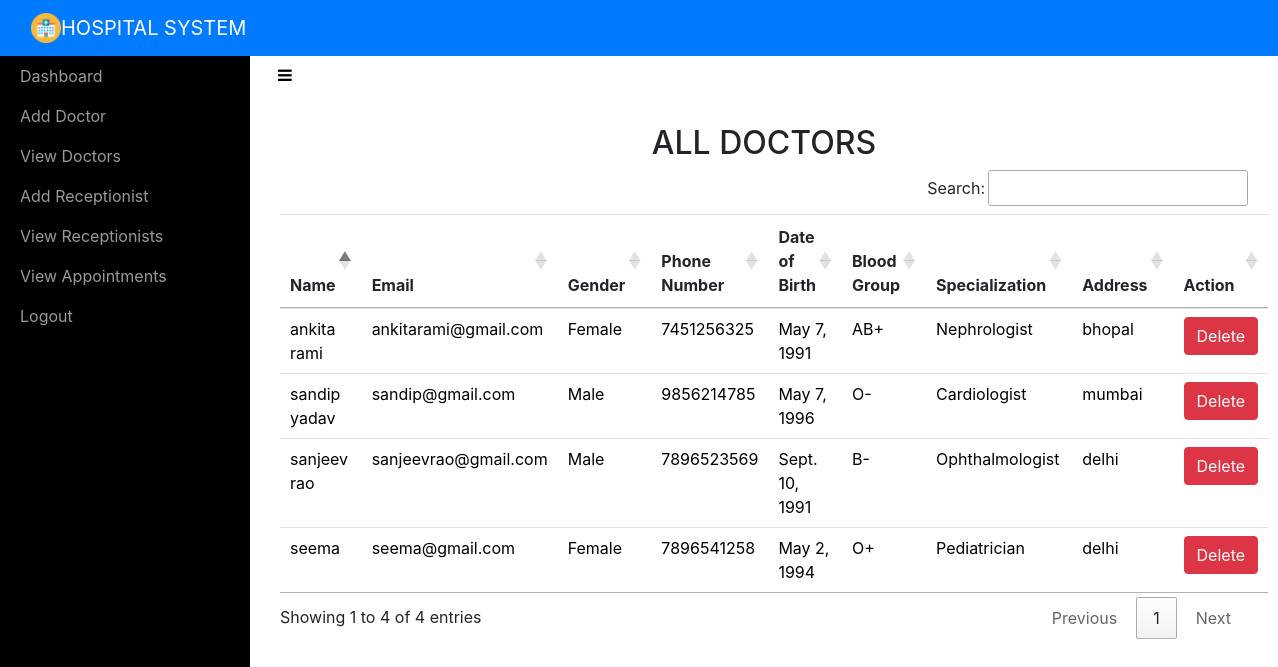
The page /adminviewDoctor/ (signed in) on the database its author committed.
### sitehandler/models.py (models this page shows, shortened)
class Doctor(models.Model):
	name = models.CharField(max_length=50)
	email = models.EmailField(unique=True)
	password = models.CharField(max_length=16)
	gender = models.CharField(max_length=10)
	phonenumber = models.CharField(max_length=10)
	address = models.CharField(max_length=100)
	birthdate = models.DateField()
	bloodgroup = models.CharField(max_length=5)
	specialization = models.CharField(max_length=50)

### sitehandler/views.py (the view)
# urls.py: path('adminviewDoctor/',adminviewDoctor,name='adminviewDoctor'),
def adminviewDoctor(request):
	if not request.user.is_staff:
		return redirect('login_admin')
	doc = Doctor.objects.all()
	d = { 'doc' : doc }
	return render(request,'adminviewDoctors.html',d)

### sitehandler/templates/adminviewDoctors.html (shortened to what this page needs)
<!DOCTYPE html>
<html>
<head>
    {% include 'include.html' %}
    {% load static %}
    <link rel="stylesheet" type="text/css" href="https://cdn.datatables.net/1.10.21/css/jquery.dataTables.min.css">
    <link rel="stylesheet" type="text/css" href="https://cdn.datatables.net/buttons/1.6.2/css/buttons.dataTables.min.css">
</head>
<body>
    {% include 'adminnav.html' %}
    <div id="wrapper">
        {% include 'admin_include.html'%}
        <div class="page-content-wrapper">
            <div class="container-fluid"><a class="btn btn-link" role="button" id="menu-toggle" href="#menu-toggle"><i class="fa fa-bars" style="color: black;"></i></a>
                <h2 class="text-center">ALL DOCTORS</h2>
                <section id="team" class="pb-5">
                    <div class="container">
                       <table class="table" id="example">
                            <thead>
                                <tr>
                                    <th>Name</th>
                                    <th>Email</th>
                                    <th>Gender</th>
                                    <th>Phone Number</th>
                                    <th>Date of Birth</th>
                                    <th>Blood Group</th>
                                    <th>Specialization</th>
                                    <th>Address</th>
                                    <th>Action</th>
                                </tr>
                            </thead>
                            <tbody>
                                {% for i in doc %}
                                <tr style="color: black;">
                                    <td>{{ i.name }}</td>
                                    <td>{{ i.email }}</td>
                                    <td>{{ i.gender }}</td>
                                    <td>{{ i.phonenumber }}</td>
                                    <td>{{ i.birthdate }}</td>
                                    <td>{{ i.bloodgroup }}</td>
                                    <td>{{ i.specialization }}</td>
                                    <td>{{ i.address }}</td>
                                    <td><a href="{% url 'admin_delete_doctor' i.id i.email %}" onclick="return confirm('Are you sure you want to delete?')" class="btn btn-danger">Delete</a></td>
                                </tr>
                                {% endfor %}
                            </tbody>
                        </table>
                    </div>
                </section>
            </div>
        </div>
    </div>
</body>
</html>

### sitehandler/templates/include.html (shortened to what this page needs)
{% load static %}
<link rel="stylesheet" href="{% static 'bootstrap/css/bootstrap.min.css' %}">
<link rel="stylesheet" href="{% static 'fonts/font-awesome.min.css' %}">
<link rel="stylesheet" href="{% static 'fonts/ionicons.min.css' %}">
<link rel="stylesheet" href="{% static 'css/back-to-top-scroll-1.css' %}">
<link rel="stylesheet" href="{% static 'css/back-to-top-scroll.cs' %}s">
<link rel="stylesheet" href="{% static 'css/Bold-BS4-Animated-Back-To-Top.css' %}">
<link rel="stylesheet" href="{% static 'css/cards.css' %}">
<link rel="stylesheet" href="https://cdnjs.cloudflare.com/ajax/libs/animate.css/3.5.2/animate.min.css">
<link rel="stylesheet" href="{% static 'css/Login-Form-Dark.css' %}">
<link rel="stylesheet" href="{% static 'css/Pretty-Registration-Form.css' %}">
<link rel="stylesheet" href="{% static 'css/Sidebar-Menu-1.css' %}">
<link rel="stylesheet" href="{% static 'css/Sidebar-Menu.css' %}">
<link rel="stylesheet" href="{% static 'css/styles.css' %}">

### sitehandler/templates/adminnav.html (shortened to what this page needs)
{% load static %}
<nav class="navbar navbar-dark navbar-expand-md sticky-top bg-primary float-none">
    <div class="container-fluid"><img src="{% static 'img/mainicon.png' %}" width="30px" height="30px" alt="10px"><a class="navbar-brand text-center" href="#" style="margin: 0px 0px;">HOSPITAL SYSTEM</a>
    </div>
</nav>

### sitehandler/templates/admin_include.html
<div id="sidebar-wrapper">
    <ul class="sidebar-nav">
        <li> <a href="{% url 'adminhome' %}">Dashboard</a></li>
        <li> <a href="{% url 'adminaddDoctor' %}">Add Doctor</a></li>
        <li> <a href="{% url 'adminviewDoctor' %}">View Doctors</a></li>
        <li> <a href="{% url 'adminaddReceptionist' %}">Add Receptionist</a></li>
        <li> <a href="{% url 'adminviewReceptionist' %}">View Receptionists</a></li>
        <li> <a href="{% url 'adminviewAppointment' %}">View Appointments</a></li>
        <li> <a href="{% url 'adminlogout' %}">Logout</a></li>
    </ul>
</div>

### sitehandler/static/css/Sidebar-Menu-1.css (style rules this page uses)
body { overflow-x: hidden; }
#wrapper { padding-left: 0; -webkit-transition: all 0.5s ease; -moz-transition: all 0.5s ease; -o-transition: all 0.5s ease; transition: all 0.5s ease; }
#sidebar-wrapper { z-index: 1000; position: fixed; left: 250px; width: 0; height: 100%; margin-left: -250px; overflow-y: auto; background: #000; -webkit-transition: all 0.5s ease; -moz-transition: all 0.5s ease; -o-transition: all 0.5s ease; transition: all 0.5s ease; }
.sidebar-nav { position: absolute; top: 0; width: 250px; margin: 0; padding: 0; list-style: none; }
.sidebar-nav li { text-indent: 20px; line-height: 40px; }
.sidebar-nav li a { display: block; text-decoration: none; color: #999999; }
@media (min-width:768px) { #wrapper { padding-left: 250px; } }
@media (min-width:768px) { #sidebar-wrapper { width: 250px; } }

### sitehandler/static/css/Sidebar-Menu.css (style rules this page uses)
#wrapper { padding-left: 0; -webkit-transition: all 0.5s ease; -moz-transition: all 0.5s ease; -o-transition: all 0.5s ease; transition: all 0.5s ease; }
#sidebar-wrapper { z-index: 1000; position: fixed; left: 250px; width: 0; height: 100%; margin-left: -250px; overflow-y: auto; background: #000; -webkit-transition: all 0.5s ease; -moz-transition: all 0.5s ease; -o-transition: all 0.5s ease; transition: all 0.5s ease; }
.sidebar-nav { position: absolute; top: 0; width: 250px; margin: 0; padding: 0; list-style: none; }
.sidebar-nav li { text-indent: 20px; line-height: 40px; }
.sidebar-nav li a { display: block; text-decoration: none; color: #999999; }
@media (min-width:768px) { #wrapper { padding-left: 250px; } }
@media (min-width:768px) { #sidebar-wrapper { width: 250px; } }

### sitehandler/static/css/styles.css (style rules this page uses)
.text-center { margin-top: 30px; }

### rows shown on the page
Doctor: name "seema", email "seema@gmail.com", gender "Female", phonenumber "7896541258", birthdate "May 2, 1994", bloodgroup "O+", specialization "Pediatrician", address "delhi"
Doctor: name "sanjeev rao", email "sanjeevrao@gmail.com", gender "Male", phonenumber "7896523569", birthdate "Sept. 10, 1991", bloodgroup "B-", specialization "Ophthalmologist", address "delhi"
Doctor: name "ankita rami", email "ankitarami@gmail.com", gender "Female", phonenumber "7451256325", birthdate "May 7, 1991", bloodgroup "AB+", specialization "Nephrologist", address "bhopal"
Doctor: name "sandip yadav", email "sandip@gmail.com", gender "Male", phonenumber "9856214785", birthdate "May 7, 1996", bloodgroup "O-", specialization "Cardiologist", address "mumbai"
